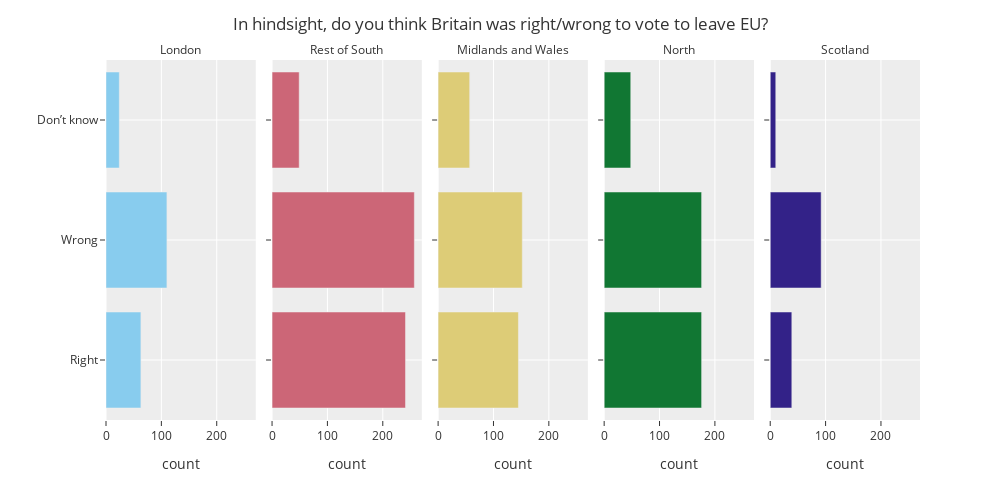

The cell this chart's notebook holds for it:
### Code cell
my_categories = ['London','Rest of South','Midlands and Wales','North','Scotland']

fig = px.bar(DF_plot,y='vote',x='count',
             color='location',
             facet_col='location',
            color_discrete_sequence=px.colors.qualitative.Safe)

fig.for_each_annotation(lambda a: a.update(text=a.text.split("=")[1]))

my_categories = ['Dont know','Right','Wrong']
fig.update_layout(yaxis={'categoryorder': 'array', 'categoryarray': my_categories},
                  title='In hindsight, do you think Britain was right/wrong to vote to leave EU?',
                  yaxis_title="",
                  template='ggplot2',
                  legend_title='Location',
                  autosize=False,
                  width=1000,
                  height=500,
                 showlegend=False)

fig.show()

### Figure 1 — Plotly figure (JSON) as saved in the notebook; plotly's stock layout.template omitted (floating-point values rounded to 4 significant figures)
{"data": [{"alignmentgroup": "True", "hovertemplate": "location=London<br>count=%{x}<br>vote=%{y}<extra></extra>", "legendgroup": "London", "marker": {"color": "rgb(136, 204, 238)", "pattern": {"shape": ""}}, "name": "London", "offsetgroup": "London", "orientation": "h", "showlegend": true, "textposition": "auto", "type": "bar", "x": [63, 110, 24], "xaxis": "x", "y": ["Right", "Wrong", "Don’t know"], "yaxis": "y"}, {"alignmentgroup": "True", "hovertemplate": "location=Rest of South<br>count=%{x}<br>vote=%{y}<extra></extra>", "legendgroup": "Rest of South", "marker": {"color": "rgb(204, 102, 119)", "pattern": {"shape": ""}}, "name": "Rest of South", "offsetgroup": "Rest of South", "orientation": "h", "showlegend": true, "textposition": "auto", "type": "bar", "x": [241, 257, 49], "xaxis": "x2", "y": ["Right", "Wrong", "Don’t know"], "yaxis": "y2"}, {"alignmentgroup": "True", "hovertemplate": "location=Midlands and Wales<br>count=%{x}<br>vote=%{y}<extra></extra>", "legendgroup": "Midlands and Wales", "marker": {"color": "rgb(221, 204, 119)", "pattern": {"shape": ""}}, "name": "Midlands and Wales", "offsetgroup": "Midlands and Wales", "orientation": "h", "showlegend": true, "textposition": "auto", "type": "bar", "x": [145, 152, 57], "xaxis": "x3", "y": ["Right", "Wrong", "Don’t know"], "yaxis": "y3"}, {"alignmentgroup": "True", "hovertemplate": "location=North<br>count=%{x}<br>vote=%{y}<extra></extra>", "legendgroup": "North", "marker": {"color": "rgb(17, 119, 51)", "pattern": {"shape": ""}}, "name": "North", "offsetgroup": "North", "orientation": "h", "showlegend": true, "textposition": "auto", "type": "bar", "x": [176, 176, 48], "xaxis": "x4", "y": ["Right", "Wrong", "Don’t know"], "yaxis": "y4"}, {"alignmentgroup": "True", "hovertemplate": "location=Scotland<br>count=%{x}<br>vote=%{y}<extra></extra>", "legendgroup": "Scotland", "marker": {"color": "rgb(51, 34, 136)", "pattern": {"shape": ""}}, "name": "Scotland", "offsetgroup": "Scotland", "orientation": "h", "showlegend": true, "textposition": "auto", "type": "bar", "x": [39, 92, 10], "xaxis": "x5", "y": ["Right", "Wrong", "Don’t know"], "yaxis": "y5"}], "layout": {"annotations": [{"font": {}, "showarrow": false, "text": "London", "x": 0.092, "xanchor": "center", "xref": "paper", "y": 1, "yanchor": "bottom", "yref": "paper"}, {"font": {}, "showarrow": false, "text": "Rest of South", "x": 0.296, "xanchor": "center", "xref": "paper", "y": 1, "yanchor": "bottom", "yref": "paper"}, {"font": {}, "showarrow": false, "text": "Midlands and Wales", "x": 0.5, "xanchor": "center", "xref": "paper", "y": 1, "yanchor": "bottom", "yref": "paper"}, {"font": {}, "showarrow": false, "text": "North", "x": 0.704, "xanchor": "center", "xref": "paper", "y": 1, "yanchor": "bottom", "yref": "paper"}, {"font": {}, "showarrow": false, "text": "Scotland", "x": 0.908, "xanchor": "center", "xref": "paper", "y": 1, "yanchor": "bottom", "yref": "paper"}], "autosize": false, "barmode": "relative", "height": 500, "legend": {"title": {"text": "Location"}, "tracegroupgap": 0}, "margin": {"t": 60}, "showlegend": false, "title": {"text": "In hindsight, do you think Britain was right/wrong to vote to leave EU?"}, "width": 1000, "xaxis": {"anchor": "y", "autorange": true, "domain": [0, 0.184], "range": [0, 270.5], "title": {"text": "count"}, "type": "linear"}, "xaxis2": {"anchor": "y2", "autorange": true, "domain": [0.204, 0.388], "matches": "x", "range": [0, 270.5], "title": {"text": "count"}, "type": "linear"}, "xaxis3": {"anchor": "y3", "autorange": true, "domain": [0.408, 0.592], "matches": "x", "range": [0, 270.5], "title": {"text": "count"}, "type": "linear"}, "xaxis4": {"anchor": "y4", "autorange": true, "domain": [0.612, 0.796], "matches": "x", "range": [0, 270.5], "title": {"text": "count"}, "type": "linear"}, "xaxis5": {"anchor": "y5", "autorange": true, "domain": [0.816, 1], "matches": "x", "range": [0, 270.5], "title": {"text": "count"}, "type": "linear"}, "yaxis": {"anchor": "x", "autorange": true, "categoryarray": ["Dont know", "Right", "Wrong"], "categoryorder": "array", "domain": [0, 1], "range": [0.5, 3.5], "title": {"text": ""}, "type": "category"}, "yaxis2": {"anchor": "x2", "autorange": true, "domain": [0, 1], "matches": "y", "range": [0.5, 3.5], "showticklabels": false, "type": "category"}, "yaxis3": {"anchor": "x3", "autorange": true, "domain": [0, 1], "matches": "y", "range": [0.5, 3.5], "showticklabels": false, "type": "category"}, "yaxis4": {"anchor": "x4", "autorange": true, "domain": [0, 1], "matches": "y", "range": [0.5, 3.5], "showticklabels": false, "type": "category"}, "yaxis5": {"anchor": "x5", "autorange": true, "domain": [0, 1], "matches": "y", "range": [0.5, 3.5], "showticklabels": false, "type": "category"}}}
